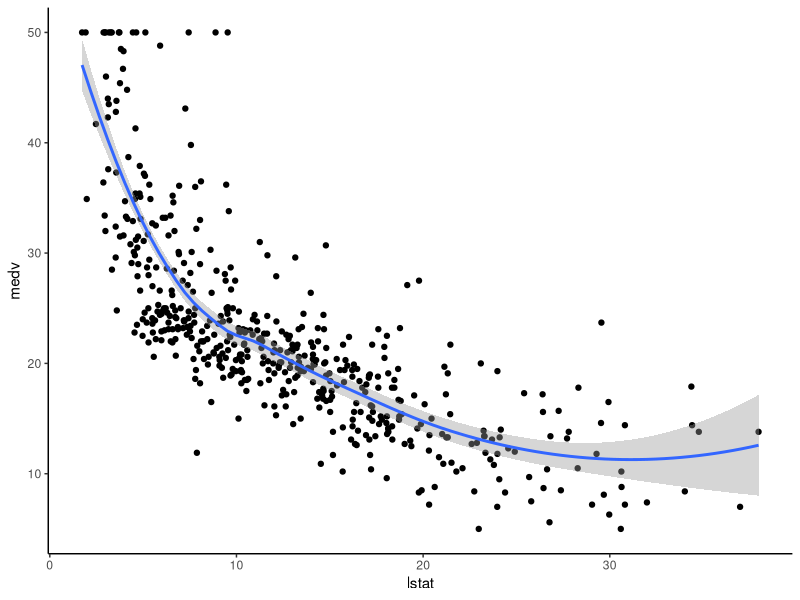
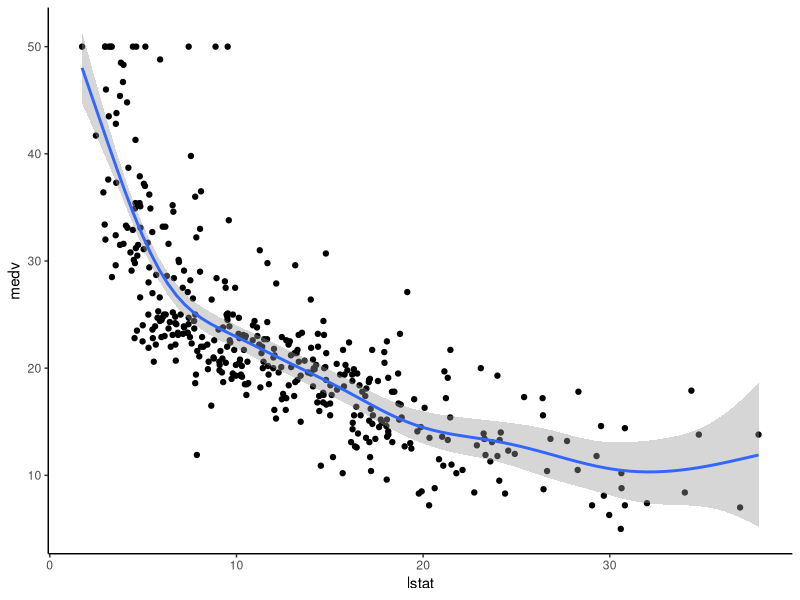

Reproduce these figures in R, in order.
## ---- chunk 1
library(mgcv)
library(tidyverse)
library(caret)
theme_set(theme_classic())
## ---- chunk 2
# Load the data
data("Boston", package = "MASS")
## ---- chunk 3
ggplot(Boston, aes(x = lstat, y = medv)) +
  geom_point() +
  stat_smooth()
## ---- chunk 4
# Split the data into training and test set
set.seed(123)
training.samples <- Boston$medv %>%
  createDataPartition(p = 0.8, list = FALSE)

train.data  <- Boston[training.samples, ]
test.data <- Boston[-training.samples, ]
## ---- chunk 5
# Build the GAM model
model <- gam(medv ~ s(lstat), data = train.data)

# summary of the model
summary(model)
## ---- chunk 6
ggplot(train.data, aes(lstat, medv) ) +
  geom_point() +
  stat_smooth(method = gam, formula = y ~ s(x))
## ---- chunk 7
# Make predictions
predictions <- model %>% predict(test.data)

# Model performance
data.frame(
  RMSE = RMSE(predictions, test.data$medv),
  R2 = R2(predictions, test.data$medv)
)
